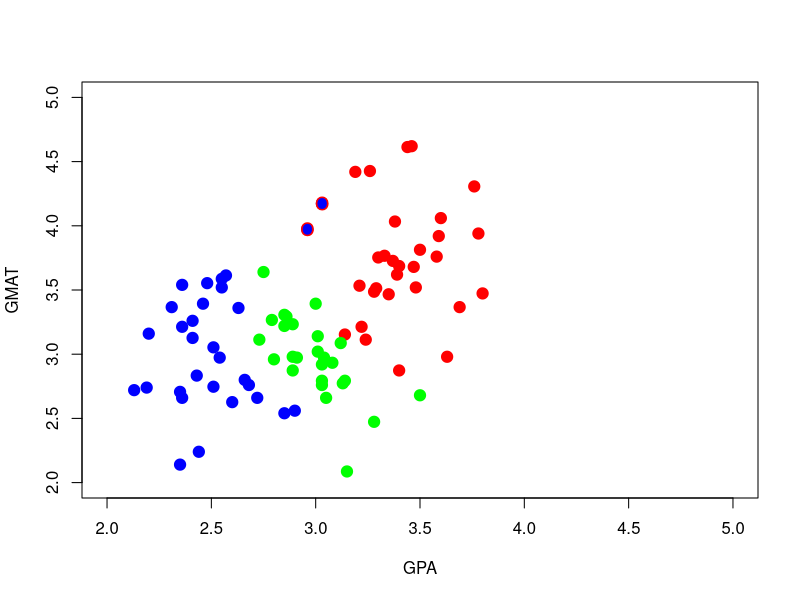
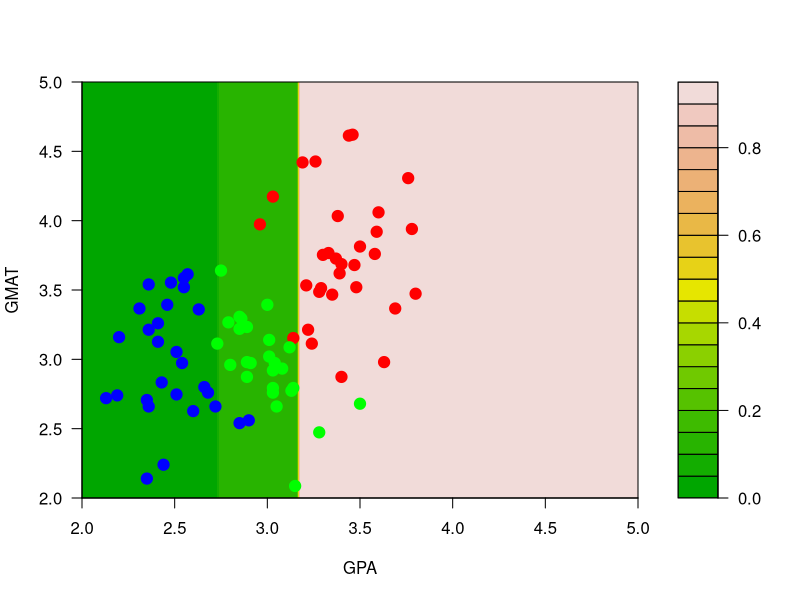
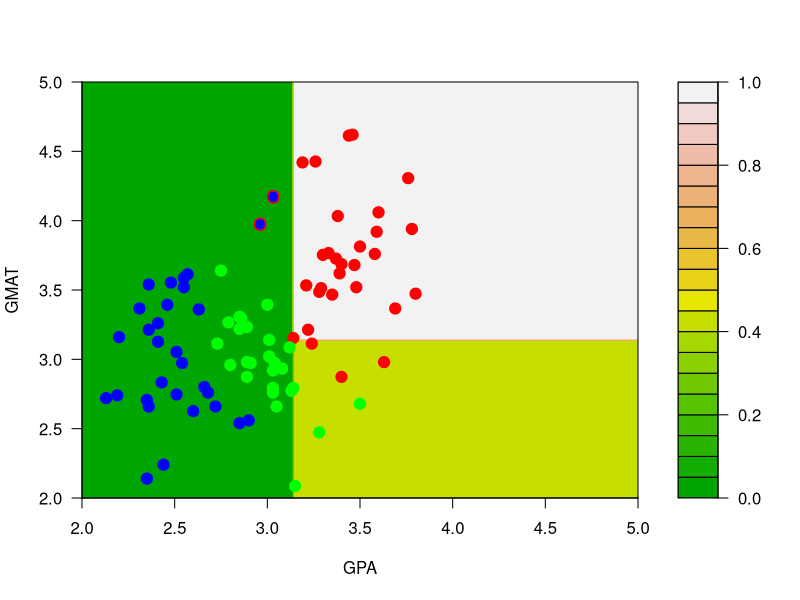
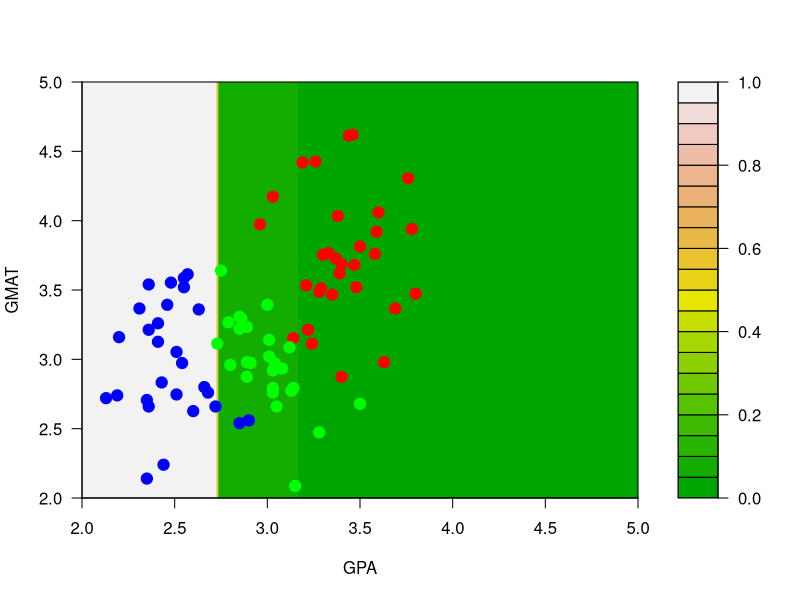
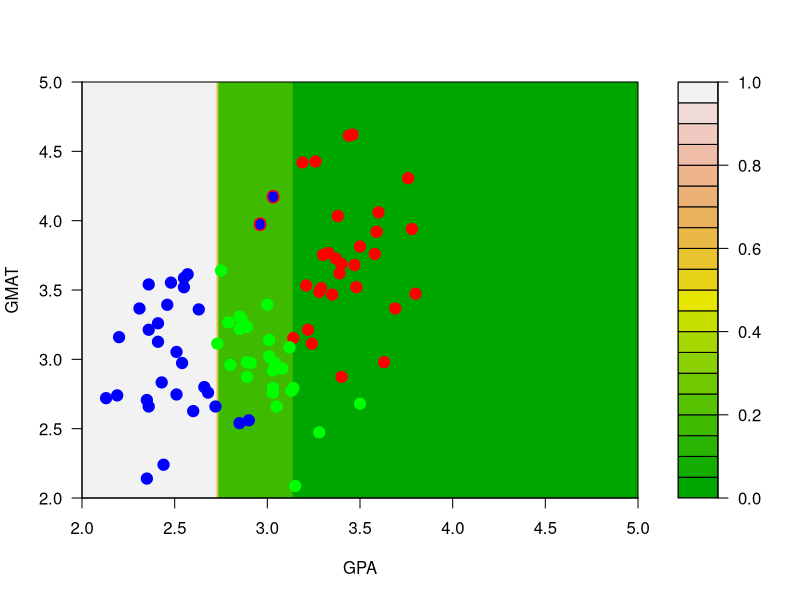
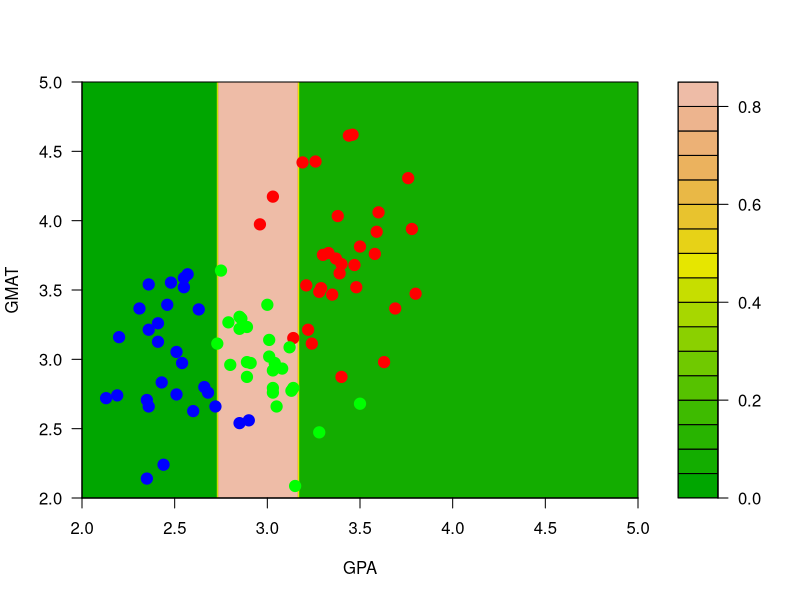
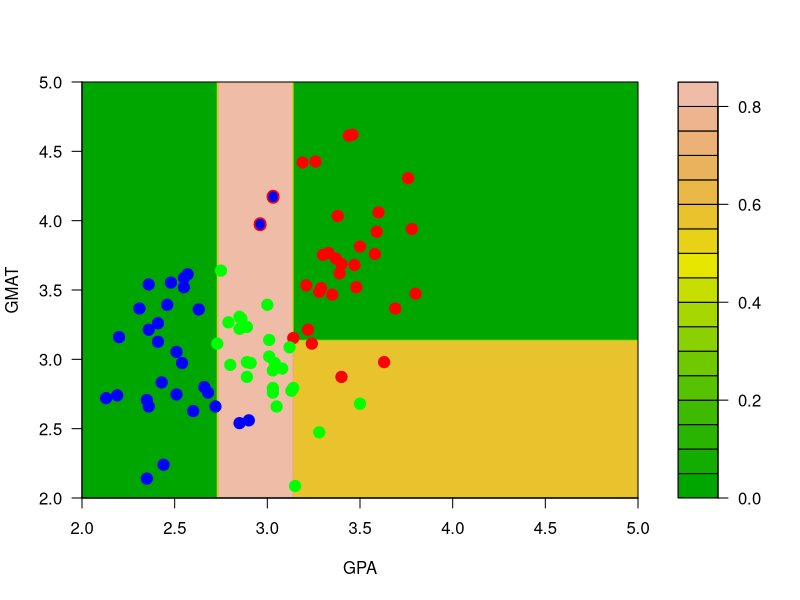

Write the R code that produced these figures, in order. (Note: this script raises an error after producing the figures.)
## ---- chunk 1
mm <- read.table("data/T11-6.DAT", header = FALSE)
## ---- chunk 2
mm$V3 <- as.factor(mm$V3)
## ---- chunk 3
mm[, 2] <- mm[, 2] / 150
## ---- chunk 4
library(rpart)
a.t <- rpart(V3 ~ V1 + V2, data = mm, method = "class", parms = list(split = "information"))
## ---- chunk 5
mm2 <- mm
mm2[1, 3] <- 2
mm2[7, 3] <- 2
## ---- chunk 6
plot(mm2[, 1:2],
  pch = 19, cex = 1.5, col = c("red", "blue", "green")[mm2[, 3]],
  xlab = "GPA", "GMAT", xlim = c(2, 5), ylim = c(2, 5)
)
points(mm[c(1, 7), -3], pch = "O", cex = 1.1, col = c("red", "blue", "green")[mm[c(1, 7), 3]])
## ---- chunk 7
a2.t <- rpart(V3 ~ V1 + V2, data = mm2, method = "class", parms = list(split = "information"))
## ---- chunk 8
aa <- seq(2, 5, length = 200)
bb <- seq(2, 5, length = 200)
dd <- expand.grid(aa, bb)
names(dd) <- names(mm)[1:2]
## ---- chunk 9
p.t <- predict(a.t, newdata = dd, type = "prob")
p2.t <- predict(a2.t, newdata = dd, type = "prob")
## ---- chunk 10
filled.contour(aa, bb, matrix(p.t[, 1], 200, 200),
  col = terrain.colors(20), xlab = "GPA", ylab = "GMAT",
  plot.axes = {
    axis(1)
    axis(2)
  },
  panel.last = {
    points(mm[, -3], pch = 19, cex = 1.5, col = c("red", "blue", "green")[mm[, 3]])
  }
)

filled.contour(aa, bb, matrix(p2.t[, 1], 200, 200),
  col = terrain.colors(20), xlab = "GPA", ylab = "GMAT",
  plot.axes = {
    axis(1)
    axis(2)
  },
  panel.last = {
    points(mm2[, -3], pch = 19, cex = 1.5, col = c("red", "blue", "green")[mm2[, 3]])
    points(mm[c(1, 7), -3], pch = "O", cex = 1.1, col = c("red", "blue", "green")[mm[c(1, 7), 3]])
  }
)
## ---- chunk 11
# blues
filled.contour(aa, bb, matrix(p.t[, 2], 200, 200),
  col = terrain.colors(20), xlab = "GPA", ylab = "GMAT",
  plot.axes = {
    axis(1)
    axis(2)
  },
  panel.last = {
    points(mm[, -3], pch = 19, cex = 1.5, col = c("red", "blue", "green")[mm[, 3]])
  }
)

filled.contour(aa, bb, matrix(p2.t[, 2], 200, 200),
  col = terrain.colors(20), xlab = "GPA", ylab = "GMAT",
  plot.axes = {
    axis(1)
    axis(2)
  },
  pane.last = {
    points(mm2[, -3], pch = 19, cex = 1.5, col = c("red", "blue", "green")[mm2[, 3]])
    points(mm[c(1, 7), -3], pch = "O", cex = 1.1, col = c("red", "blue", "green")[mm[c(1, 7), 3]])
  }
)
## ---- chunk 12
# greens
filled.contour(aa, bb, matrix(p.t[, 3], 200, 200),
  col = terrain.colors(20), xlab = "GPA", ylab = "GMAT",
  plot.axes = {
    axis(1)
    axis(2)
  }, panel.last = {
    points(mm[, -3], pch = 19, cex = 1.5, col = c("red", "blue", "green")[mm[, 3]])
  }
)

filled.contour(aa, bb, matrix(p2.t[, 3], 200, 200),
  col = terrain.colors(20), xlab = "GPA", ylab = "GMAT",
  plot.axes = {
    axis(1)
    axis(2)
  },
  pane.last = {
    points(mm2[, -3], pch = 19, cex = 1.5, col = c("red", "blue", "green")[mm2[, 3]])
    points(mm[c(1, 7), -3], pch = "O", cex = 1.1, col = c("red", "blue", "green")[mm[c(1, 7), 3]])
  }
)
## ---- chunk 13
my.c <- rpart.control(minsplit = 3, cp = 1e-6, xval = 10)
NB <- 1000
ts <- vector("list", NB)
set.seed(123)
n <- nrow(mm)
for (j in 1:NB) {
  ii <- sample(1:n, replace = TRUE)
  ts[[j]] <- rpart(V3 ~ V1 + V2, data = mm[ii, ], method = "class", parms = list(split = "information"), control = my.c)
}
## ---- chunk 14
x0 <- t(c(V1 = 3.3, V2 = 3.0))
votes <- vector("numeric", 3)
names(votes) <- 1:3
for (j in 1:NB) {
  k <- predict(ts[[j]], newdata = data.frame(x0), type = "class")
  votes[k] <- votes[k] + 1
}
(votes)
## ---- chunk 15
votes2 <- sapply(ts, FUN = function(a, newx) predict(a, newdata = newx, type = "class"), newx = data.frame(x0))
table(votes2)
## ---- chunk 16
votes2 <- sapply(ts, FUN = function(a, newx) predict(a, newdata = newx, type = "prob"), newx = data.frame(x0))
(rowMeans(votes2))
## ---- chunk 17
mm2 <- mm
mm2[1, 3] <- 2
mm2[7, 3] <- 2
NB <- 1000
ts2 <- vector("list", NB)
set.seed(123)
n <- nrow(mm)
for (j in 1:NB) {
  ii <- sample(1:n, replace = TRUE)
  ts2[[j]] <- rpart(V3 ~ V1 + V2, data = mm2[ii, ], method = "class", parms = list(split = "information"), control = my.c)
}
## ---- chunk 18
aa <- seq(2, 5, length = 200)
bb <- seq(2, 5, length = 200)
dd <- expand.grid(aa, bb)
names(dd) <- names(mm)[1:2]
## ---- chunk 19
pp0 <- vapply(ts, FUN = predict, FUN.VALUE = matrix(0, 200 * 200, 3), newdata = dd, type = "prob")
pp <- apply(pp0, c(1, 2), mean)
## ---- chunk 20
pp02 <- vapply(ts2, FUN = predict, FUN.VALUE = matrix(0, 200 * 200, 3), newdata = dd, type = "prob")
pp2 <- apply(pp02, c(1, 2), mean)
## ---- chunk 21
filled.contour(aa, bb, matrix(pp[, 3], 200, 200),
  col = terrain.colors(20), xlab = "GPA", ylab = "GMAT",
  plot.axes = {
    axis(1)
    axis(2)
  },
  panel.last = {
    points(mm[, -3], pch = 19, cex = 1.5, col = c("red", "blue", "green")[mm[, 3]])
  }
)
filled.contour(aa, bb, matrix(pp2[, 3], 200, 200),
  col = terrain.colors(20), xlab = "GPA", ylab = "GMAT",
  plot.axes = {
    axis(1)
    axis(2)
  },
  panel.last = {
    points(mm2[, -3], pch = 19, cex = 1.5, col = c("red", "blue", "green")[mm2[, 3]])
    points(mm[c(1, 7), -3], pch = "O", cex = 1.2, col = c("red", "blue", "green")[mm[c(1, 7), 3]])
  }
)
